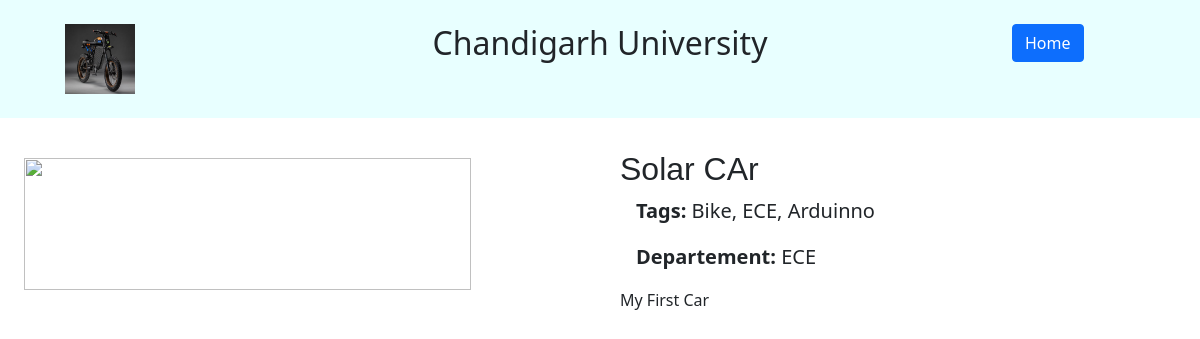
Before: /project/3 with the older database file.
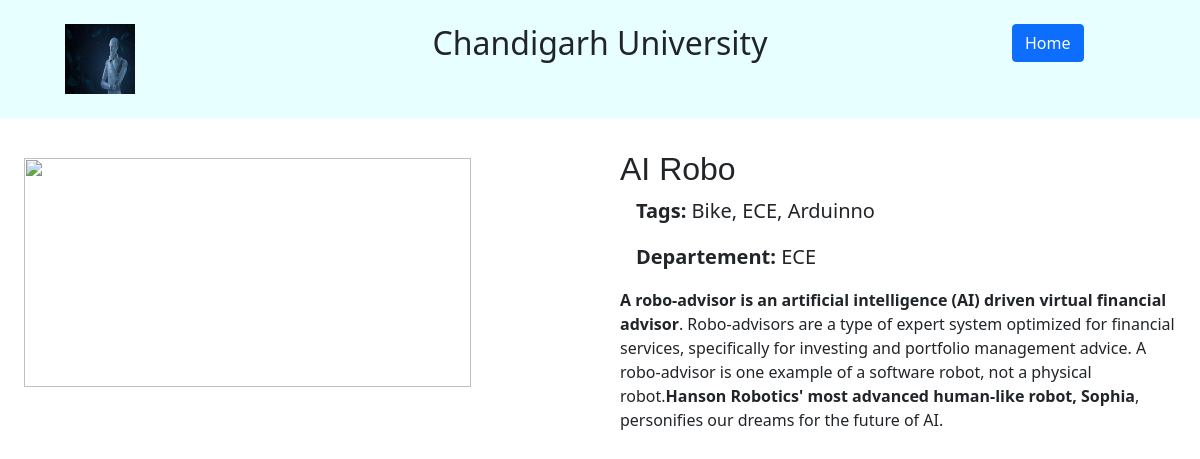
After: the same page with the newer database file.
### institutes/models.py (models this page shows, shortened)
class Projects(models.Model):
    sno = models.AutoField(primary_key=True)
    title = models.CharField(max_length=250,default="")
    department = models.CharField(max_length=60,default="")
    tags = models.CharField(default="", max_length=200)
    description = models.TextField()
    thumbnail = models.ImageField(upload_to ='Projects/')
    user = models.ForeignKey(User,on_delete=models.CASCADE)

### projectpool/views.py (the view)
# urls.py: path("project/<str:sno>",views.project,name="project")
def project(request,sno):
    try:
        project = Projects.objects.get(sno=sno)
    except Exception as e:
        return HttpResponse("Page not Found")
    return render(request,"projectpool/blog.html", {'project': project})

### templates/projectpool/blog.html (shortened to what this page needs)
<!doctype html>
<html lang="en">
  <head>
    <link href="https://cdn.jsdelivr.net/npm/bootstrap@5.1.3/dist/css/bootstrap.min.css" rel="stylesheet">
  </head>
  <body>
<div class="container-fluid">
<div style="background-color: rgb(232, 255, 255); background-opacity: 0.2"  class="row ">
    <div style="text-align: center" class="col-md-2 col-xl-2 col-sm-12 col-12 p-4 ">
        <img src="{{project.thumbnail.url}}" width="70px" height="70px" />
    </div>
    <div  class="col-md-8 col-xl-8 col-sm-12 mt-4 col-12 ">
        <h2 style="font-style: cursive; text-align: center" > {{project.user.first_name}} </h2>
    </div>
    <div  class="col-md-2 col-xl-2 col-sm-12 mt-4 col-12 ">
       <a href="{% url 'home' %}" class="btn btn-primary"> Home </a>
    </div>
</div>
<div class="row my-3">
    <div class="col-md-6 col-xl-6 col-sm-12 col-12 p-4 ">
        <img src="https://images.unsplash.com/photo-1581092580497-e0d23cbdf1dc?ixid=MnwxMjA3fDB8MHxwaG90by1wYWdlfHx8fGVufDB8fHx8&ixlib=rb-1.2.1&auto=format&fit=crop&w=750&q=80" alt="" height="90%" width="90%">
    </div>
    <div class="col-md-6 col-xl-6 col-sm-12 my-2 col-12  ">
        <div class="p-2">
            <h2 style="font-family: Verdana, Geneva, Tahoma, sans-serif;"> {{project.title}}</h2>
            <p class="para-font px-3 " style="font-size: 20px;"><strong>Tags: </strong>{{project.tags}}</p>
            <p class="para-font px-3 " style="font-size: 20px;"><strong>Departement: </strong>{{project.department}}</p>
            <p> {{project.description|safe}} </p>
        </div>
    </div>
</div>
</div>
  </body>
</html>

Changed rows visible on the page:
changed Projects "Bike, ECE, Arduinno": thumbnail: a different picture; title "Solar CAr" → "AI Robo"; description "My First Car" → "A robo-advisor is an artificial intelligence (AI) driven virtual financial advisor . Robo-advisors are a type of expert system optimized for financial services, specifically for investing and portfolio management advice. A robo-advisor is one example of a software robot, not a physical robot. Hanson Robotics' most advanced human-like robot, Sophia , personifies our dreams for the future of AI."
